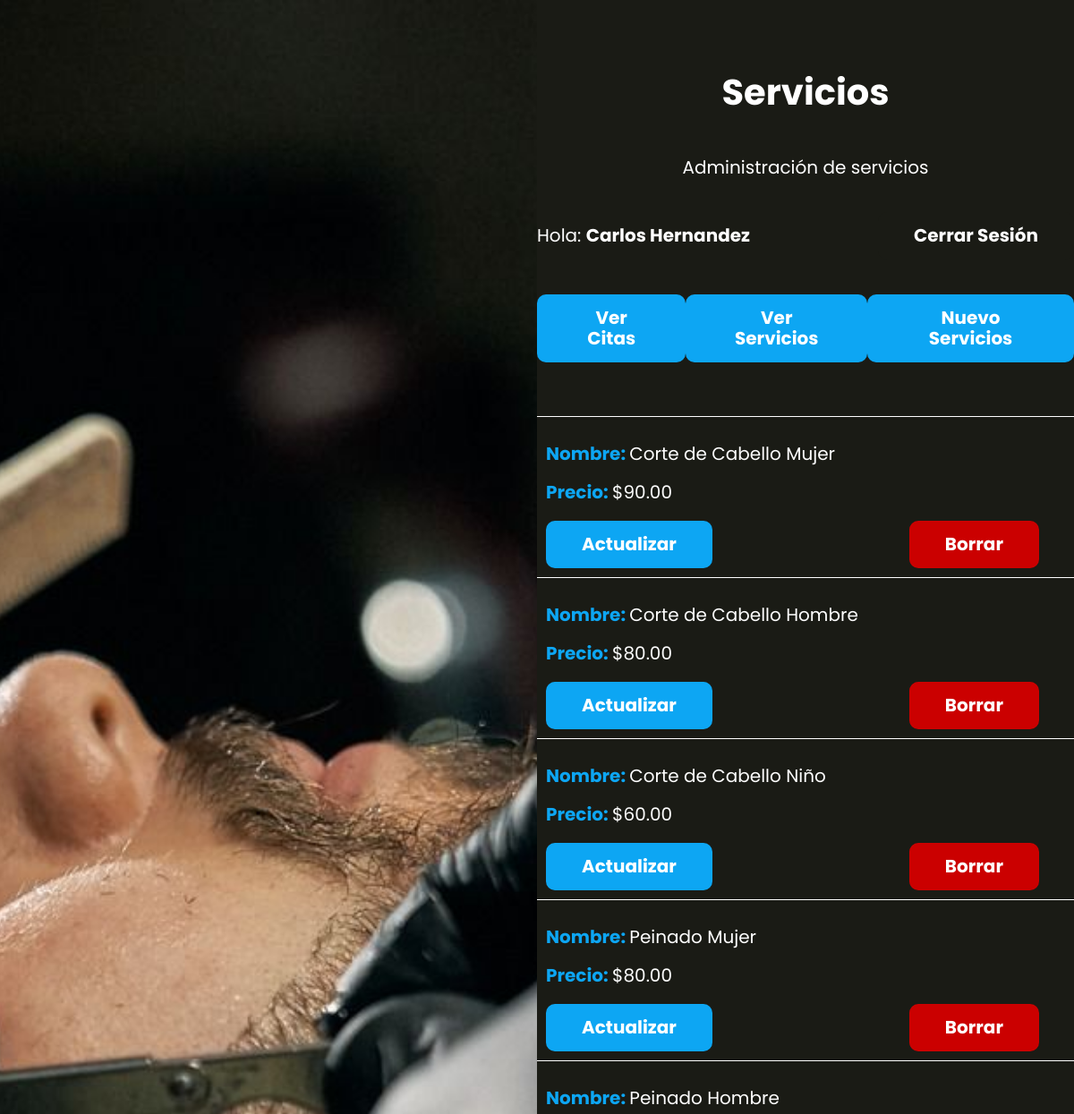
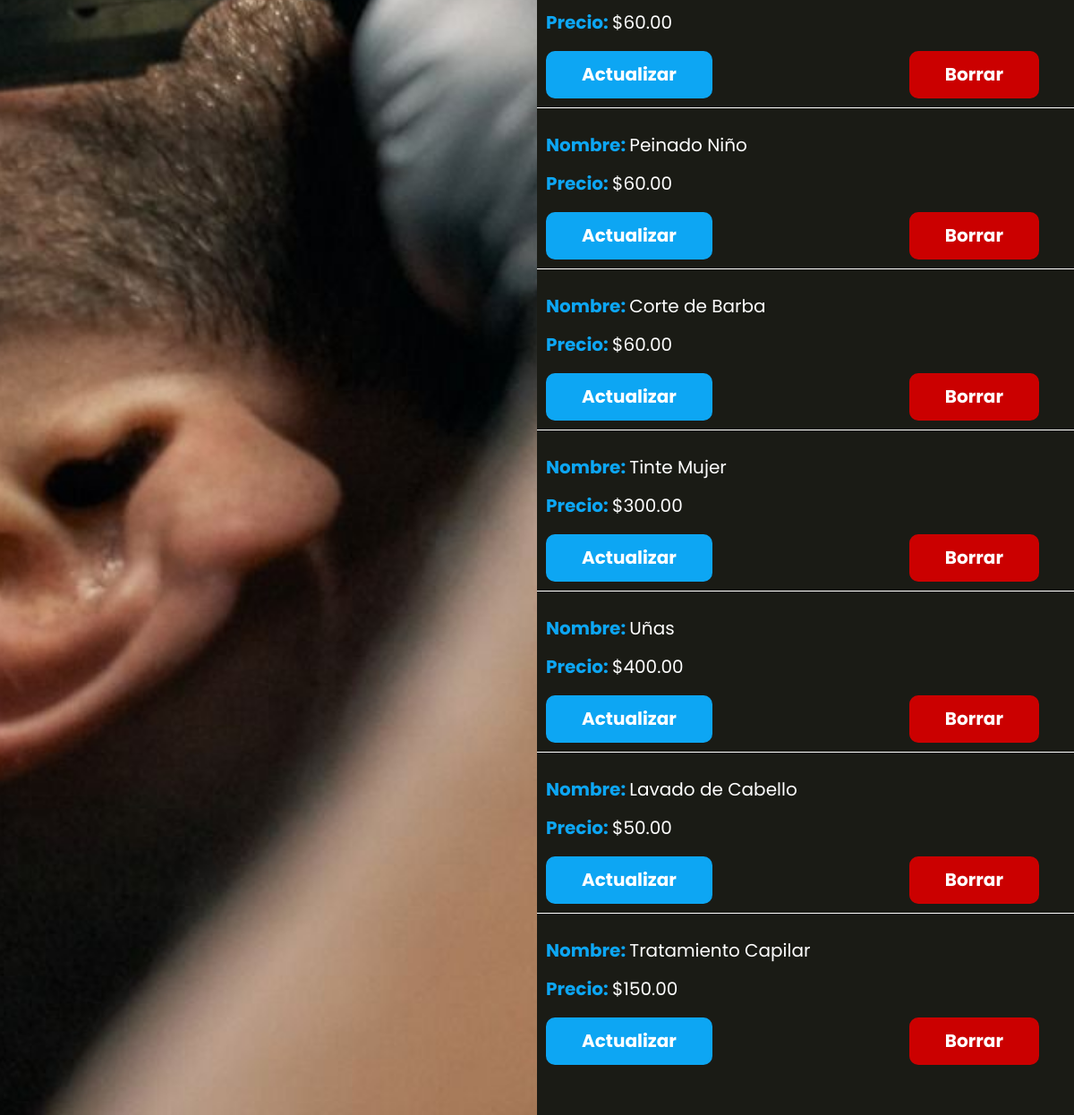
Before: /servicios (signed in) with the older database file (2 pictures, top to bottom).
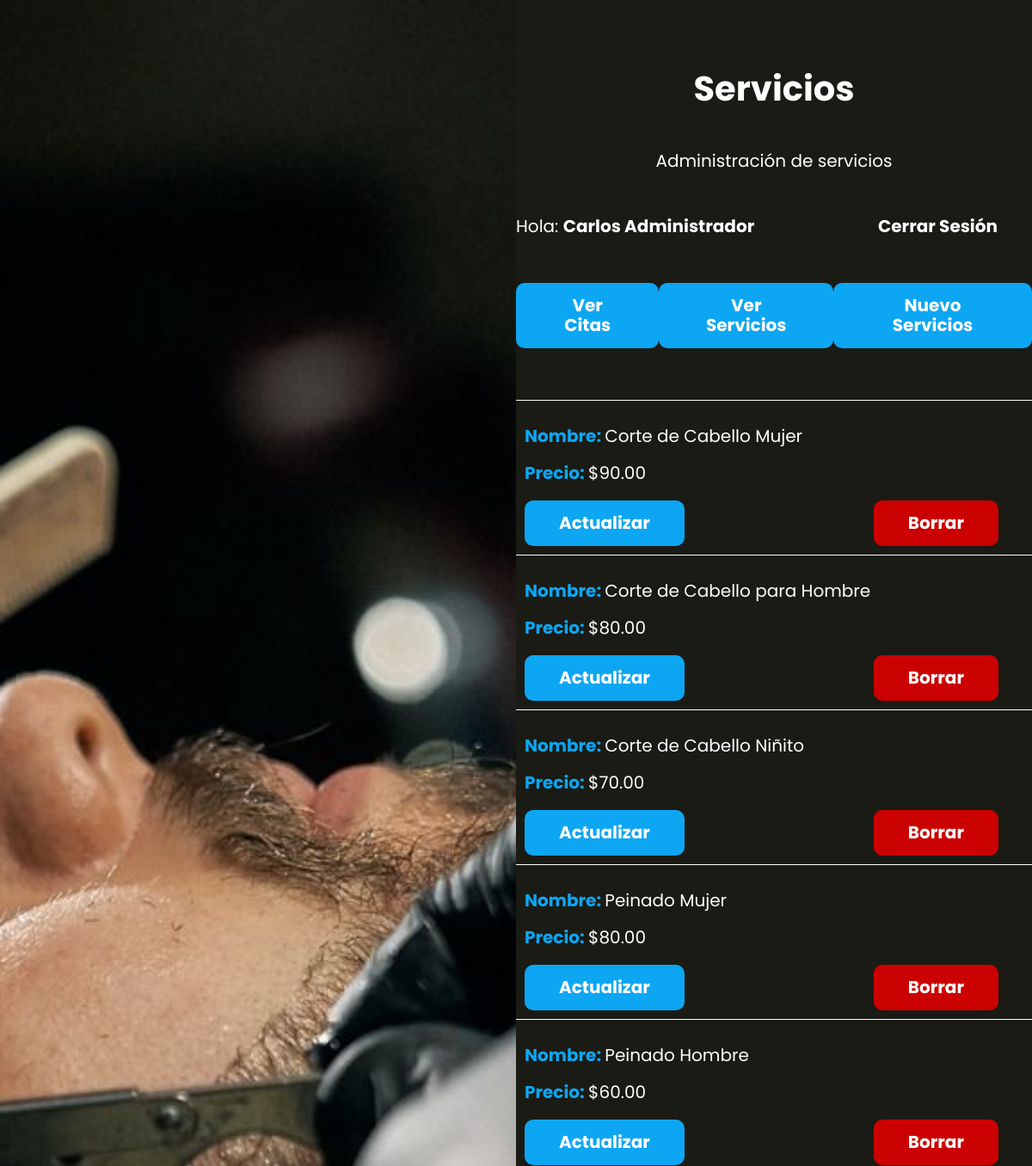
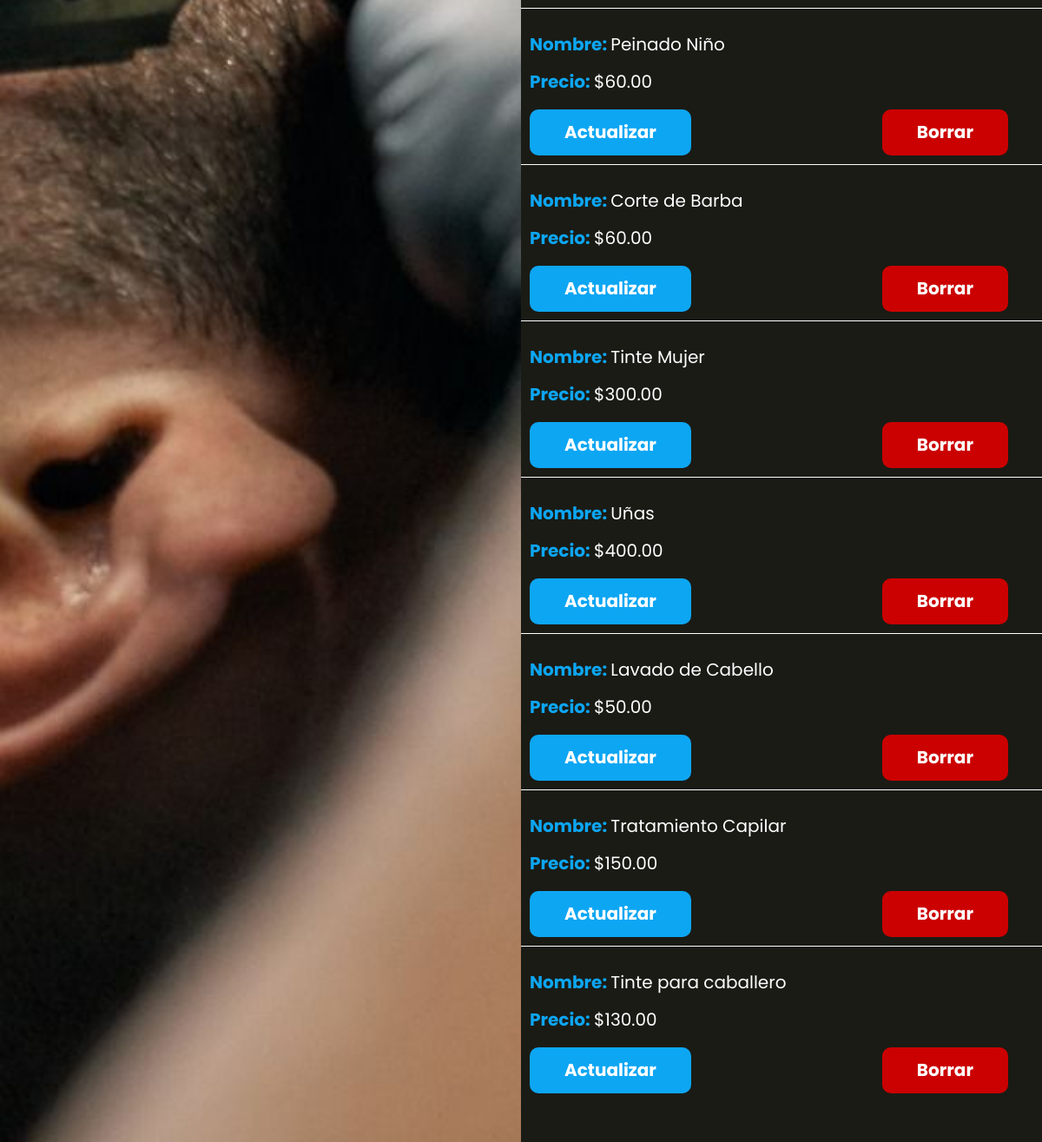
After: the same page with the newer database file (2 pictures, top to bottom).
### tables this page shows
CREATE TABLE `servicios` (
  `id` int NOT NULL AUTO_INCREMENT,
  `nombre` varchar(60) DEFAULT NULL,
  `precio` decimal(5,2) DEFAULT NULL,
  PRIMARY KEY (`id`)
);

### controllers/ServicioController.php (called while the page is built, shortened)
<?php
class ServicioController{
  public static function index(Router $router){
    $servicios = Servicio::all();
    $router->render('servicios/index',[
      'nombre'=>$_SESSION['nombre'],
      'servicios'=>$servicios
    ]);
  }
}

### public/index.php (called while the page is built, shortened)
<?php
$router = new Router();
$router->get('/',[LoginController::class, 'login']);
$router->post('/',[LoginController::class, 'login']);
$router->get('/logout',[LoginController::class, 'logout']);
$router->get('/olvide',[LoginController::class, 'olvide']);
$router->post('/olvide',[LoginController::class, 'olvide']);
$router->get('/recuperar',[LoginController::class, 'recuperar']);
$router->post('/recuperar',[LoginController::class, 'recuperar']);
$router->get('/crear-cuenta',[LoginController::class, 'crear']);
$router->post('/crear-cuenta',[LoginController::class, 'crear']);
$router->get('/confirmar-cuenta', [LoginController::class, 'confirmar']);
$router->get('/mensaje', [LoginController::class, 'mensaje']);
$router->get('/cita',[CitaController::class, 'index']);
$router->get('/admin',[AdminController::class, 'index']);
$router->get('/api/servicios',[APIController::class, 'index']);
$router->post('/api/citas',[APIController::class, 'guardar']);
$router->post('/api/eliminar',[APIController::class, 'eliminar']);
$router->get('/servicios', [ServicioController::class, 'index']);
$router->get('/servicios/crear', [ServicioController::class, 'crear']);
$router->post('/servicios/crear', [ServicioController::class, 'crear']);
$router->get('/servicios/actualizar', [ServicioController::class, 'actualizar']);
$router->post('/servicios/actualizar', [ServicioController::class, 'actualizar']);
$router->post('/servicios/eliminar', [ServicioController::class, 'eliminar']);
$router->comprobarRutas();

### models/ActiveRecord.php (called while the page is built, shortened)
<?php
class ActiveRecord {
    protected static $db;
    protected static $tabla = '';
    public static function setDB($database) {
        self::$db = $database;
    }
    public static function consultarSQL($query) {
        $resultado = self::$db->query($query);
        $array = [];
        while($registro = $resultado->fetch_assoc()) {
            $array[] = static::crearObjeto($registro);
        }
        return $array;
    }
    protected static function crearObjeto($registro) {
        $objeto = new static;
        foreach($registro as $key => $value ) {
            if(property_exists( $objeto, $key  )) {
                $objeto->$key = $value;
            }
        }
        return $objeto;
    }
    public static function all() {
        $query = "SELECT * FROM " . static::$tabla;
        $resultado = self::consultarSQL($query);
        return $resultado;
    }
}

### views/servicios/index.php (the view, shortened to what this page needs)
<h1 class="nombre-pagina">Servicios</h1>
<p class="descripcion-pagina">Administración de servicios</p>
<?php
  include_once __DIR__ . '/../templates/barra.php';
?>
<ul class="servicios">
  <?php foreach($servicios as $servicio): ?>
    <li>
      <p>Nombre: <span><?= $servicio->nombre?></span></p>
      <p>Precio: <span>$<?= $servicio->precio?></span></p>
      <div class="acciones">
        <a href="/servicios/actualizar?id=<?= $servicio->id ?>" class="boton">Actualizar</a>
        <form action="/servicios/eliminar" method="post">
          <input type="submit" value="Borrar" class="boton-eliminar">
        </form>
      </div>
    </li>
  <?php endforeach ?>
</ul>

### views/templates/barra.php
<div class="barra">
  <p>Hola: <span> <?= $nombre??'' ?> </span> </p>
  <a href="/logout" class="boton">Cerrar Sesión</a>
</div>
<?php if(isset($_SESSION['admin'])): ?>
  <div class="barra-servicios">
    <a class="boton" href="/admin">Ver Citas</a>
    <a class="boton" href="/servicios">Ver Servicios</a>
    <a class="boton" href="/servicios/crear">Nuevo Servicios</a>
  </div>
<?php endif ?>

### Router.php (shortened to what this page needs)
<?php
class Router
{
    public array $getRoutes = [];
    public array $postRoutes = [];
    public function get($url, $fn)
    {
        $this->getRoutes[$url] = $fn;
    }
    public function post($url, $fn)
    {
        $this->postRoutes[$url] = $fn;
    }
    public function comprobarRutas()
    {
        $currentUrl = strtok($_SERVER['REQUEST_URI'],'?')??'/';
        $method = $_SERVER['REQUEST_METHOD'];
        if ($method === 'GET') {
            $fn = $this->getRoutes[$currentUrl] ?? null;
        } else {
            $fn = $this->postRoutes[$currentUrl] ?? null;
        }
        if ( $fn ) {
            call_user_func($fn, $this);
        } else {
            echo "Página No Encontrada o Ruta no válida";
        }
    }
    public function render($view, $datos = [])
    {
        include_once __DIR__ . "/views/$view.php";
        $contenido = ob_get_clean();
        include_once __DIR__ . '/views/layout.php';
    }
}

### views/layout.php (shortened to what this page needs)
<!DOCTYPE html>
<html lang="en">
<head>
    <link rel="stylesheet" href="/build/css/app.css">
</head>
<body>
    <div class="contenedor-app">
        <div class="imagen"></div>
        <div class="app">
            <?php echo $contenido; ?>
        </div>
    </div>
</body>
</html>

### public/build/css/app.css (style rules this page uses)
html { line-height:1.15;-webkit-text-size-adjust:100% }
body { margin:0 }
h1 { font-size:2em;margin:.67em 0 }
a { background-color:rgba(0,0,0,0) }
button,input,optgroup,select,textarea { font-family:inherit;font-size:100%;line-height:1.15;margin:0 }
button,input { overflow:visible }
button,[type=button],[type=reset],[type=submit] { -webkit-appearance:button }
html { font-size:62.5%;box-sizing:border-box;height:100% }
body { min-height:100%;display:flex;flex-direction:column;background-color:#1a1b15;color:#fff;font-family:"Poppins",sans-serif;font-size:1.6rem }
@media (min-width: 768px) { body { height:100% } }
*,*:before,*:after { box-sizing:inherit }
a { text-decoration:none }
h1,h2,h3 { font-family:"Poppins",sans-serif;margin:0 0 2.5rem 0;font-weight:900;color:#fff;text-align:center }
h1 { font-size:4rem }
p { color:#fff;font-size:2rem }
.nombre-pagina { text-align:center;margin:5rem 0;font-weight:700 }
.descripcion-pagina { text-align:center }
@media (min-width: 768px) { .contenedor-app { display:grid;grid-template-columns:repeat(2, 1fr);height:100vh } }
.contenedor-app .imagen { height:30rem;background-image:url(../img/1.jpg);background-size:cover;background-position:center center }
@media (min-width: 768px) { .contenedor-app .imagen { height:100vh } }
.contenedor-app .app { width:100%;margin:0 auto;padding:3rem 0 }
@media (min-width: 768px) { .contenedor-app .app { overflow:auto } }
.contenedor-app .barra { margin:3.3333333333rem 0;text-align:center }
@media (min-width: 768px) { .contenedor-app .barra { display:flex;justify-content:space-between;align-items:center } }
.contenedor-app .barra .boton { background-color:#1a1b15;padding:1.5rem 4rem;color:#fff;margin-top:2rem;font-size:2rem;font-weight:400;display:inline-block;font-weight:700;border:none;border-radius:1rem;transition-property:background-color;transition-duration:.3s;text-align:center;display:block;width:100%;margin:5rem auto }
@media (min-width: 768px) { .contenedor-app .barra .boton { width:auto } }
.contenedor-app .barra .boton { margin:0 }
.contenedor-app .barra span { font-weight:bold }
.barra-servicios { margin-bottom:5rem }
@media (min-width: 768px) { .barra-servicios { display:flex;justify-content:space-between } }
.barra-servicios .boton { margin:0 0 1rem 0 }
.citas,.servicios { list-style:none;padding:0 }
.citas li,.servicios li { padding:1rem;border-top:1px solid #fff }
.citas li p,.servicios li p { font-weight:700;color:#0da6f3 }
.citas li span,.servicios li span,.citas li .servicio,.servicios li .servicio { font-weight:400;color:#fff }
.servicios .acciones { margin:0 }
.servicios .boton,.servicios .boton-eliminar { margin:0 }
.boton { background-color:#0da6f3;padding:1.5rem 4rem;color:#fff;margin-top:2rem;font-size:2rem;font-weight:400;display:inline-block;font-weight:700;border:none;border-radius:1rem;transition-property:background-color;transition-duration:.3s;text-align:center;display:block;width:100%;margin:5rem auto }
@media (min-width: 768px) { .boton { width:auto } }
.boton-eliminar { background-color:#cb0000;padding:1.5rem 4rem;color:#fff;margin-top:2rem;font-size:2rem;font-weight:400;display:inline-block;font-weight:700;border:none;border-radius:1rem;transition-property:background-color;transition-duration:.3s;text-align:center;display:block;width:100%;margin:5rem auto }
@media (min-width: 768px) { .boton-eliminar { width:auto } }
.acciones { margin:5rem auto;width:95% }
@media (min-width: 768px) { .acciones { display:flex;justify-content:space-between;align-items:center } }
.acciones a { color:#fff;display:block;margin-bottom:2.5rem;text-align:center }

Changed rows visible on the page:
changed servicios: nombre "Corte de Cabello Hombre" → "Corte de Cabello para Hombre"
changed servicios: nombre "Corte de Cabello Niño" → "Corte de Cabello Niñito"; precio "60.00" → "70.00"
added servicios: nombre "Tinte para caballero", precio "130.00"
Other visible differences:
$nombre: "Carlos Hernandez" → "Carlos Administrador"
